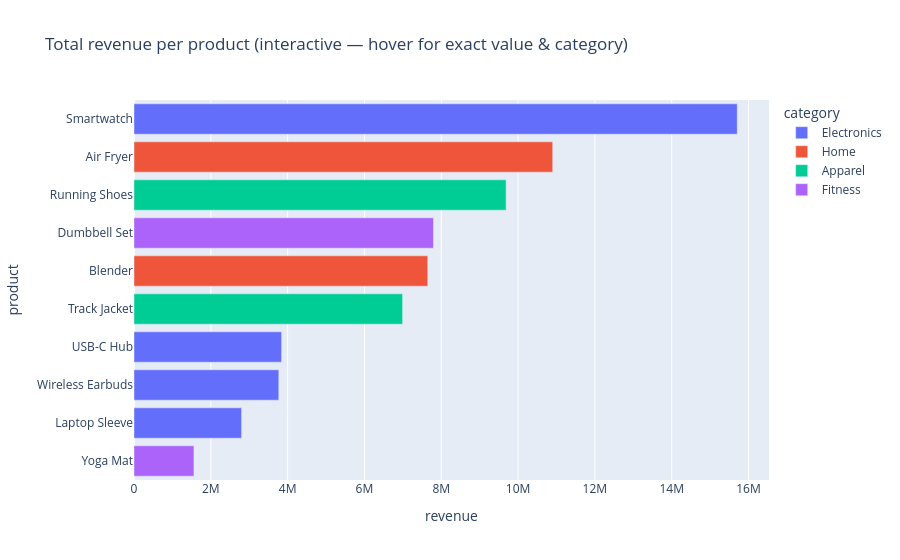

This figure's notebook cell:
### Code cell
# --- 1b. INTERACTIVE chart ---
fig = px.bar(revenue_by_product,
             x="revenue", y="product",
             color="category",
             orientation="h",
             hover_data={"revenue": ":,.0f", "category": True, "product": False},
             title="Total revenue per product (interactive — hover for exact value & category)")
fig.update_layout(yaxis={"categoryorder": "total ascending"})
fig.show()

### Figure 1 — Plotly figure (JSON) as saved in the notebook; plotly's stock layout.template omitted (floating-point values rounded to 4 significant figures)
{"data": [{"customdata": [["Electronics"], ["Electronics"], ["Electronics"], ["Electronics"]], "hovertemplate": "category=%{customdata[0]}<br>revenue=%{x:,.0f}<extra></extra>", "legendgroup": "Electronics", "marker": {"color": "#636efa", "pattern": {"shape": ""}}, "name": "Electronics", "orientation": "h", "showlegend": true, "textposition": "auto", "type": "bar", "x": [15710000.0, 3842000.0, 3770000.0, 2801000.0], "xaxis": "x", "y": ["Smartwatch", "USB-C Hub", "Wireless Earbuds", "Laptop Sleeve"], "yaxis": "y"}, {"customdata": [["Home"], ["Home"]], "hovertemplate": "category=%{customdata[0]}<br>revenue=%{x:,.0f}<extra></extra>", "legendgroup": "Home", "marker": {"color": "#EF553B", "pattern": {"shape": ""}}, "name": "Home", "orientation": "h", "showlegend": true, "textposition": "auto", "type": "bar", "x": [10900000.0, 7649000.0], "xaxis": "x", "y": ["Air Fryer", "Blender"], "yaxis": "y"}, {"customdata": [["Apparel"], ["Apparel"]], "hovertemplate": "category=%{customdata[0]}<br>revenue=%{x:,.0f}<extra></extra>", "legendgroup": "Apparel", "marker": {"color": "#00cc96", "pattern": {"shape": ""}}, "name": "Apparel", "orientation": "h", "showlegend": true, "textposition": "auto", "type": "bar", "x": [9689000.0, 6993000.0], "xaxis": "x", "y": ["Running Shoes", "Track Jacket"], "yaxis": "y"}, {"customdata": [["Fitness"], ["Fitness"]], "hovertemplate": "category=%{customdata[0]}<br>revenue=%{x:,.0f}<extra></extra>", "legendgroup": "Fitness", "marker": {"color": "#ab63fa", "pattern": {"shape": ""}}, "name": "Fitness", "orientation": "h", "showlegend": true, "textposition": "auto", "type": "bar", "x": [7797000.0, 1560000.0], "xaxis": "x", "y": ["Dumbbell Set", "Yoga Mat"], "yaxis": "y"}], "layout": {"barmode": "relative", "legend": {"title": {"text": "category"}, "tracegroupgap": 0}, "title": {"text": "Total revenue per product (interactive — hover for exact value & category)"}, "xaxis": {"anchor": "y", "domain": [0, 1], "title": {"text": "revenue"}}, "yaxis": {"anchor": "x", "categoryorder": "total ascending", "domain": [0, 1], "title": {"text": "product"}}}}
